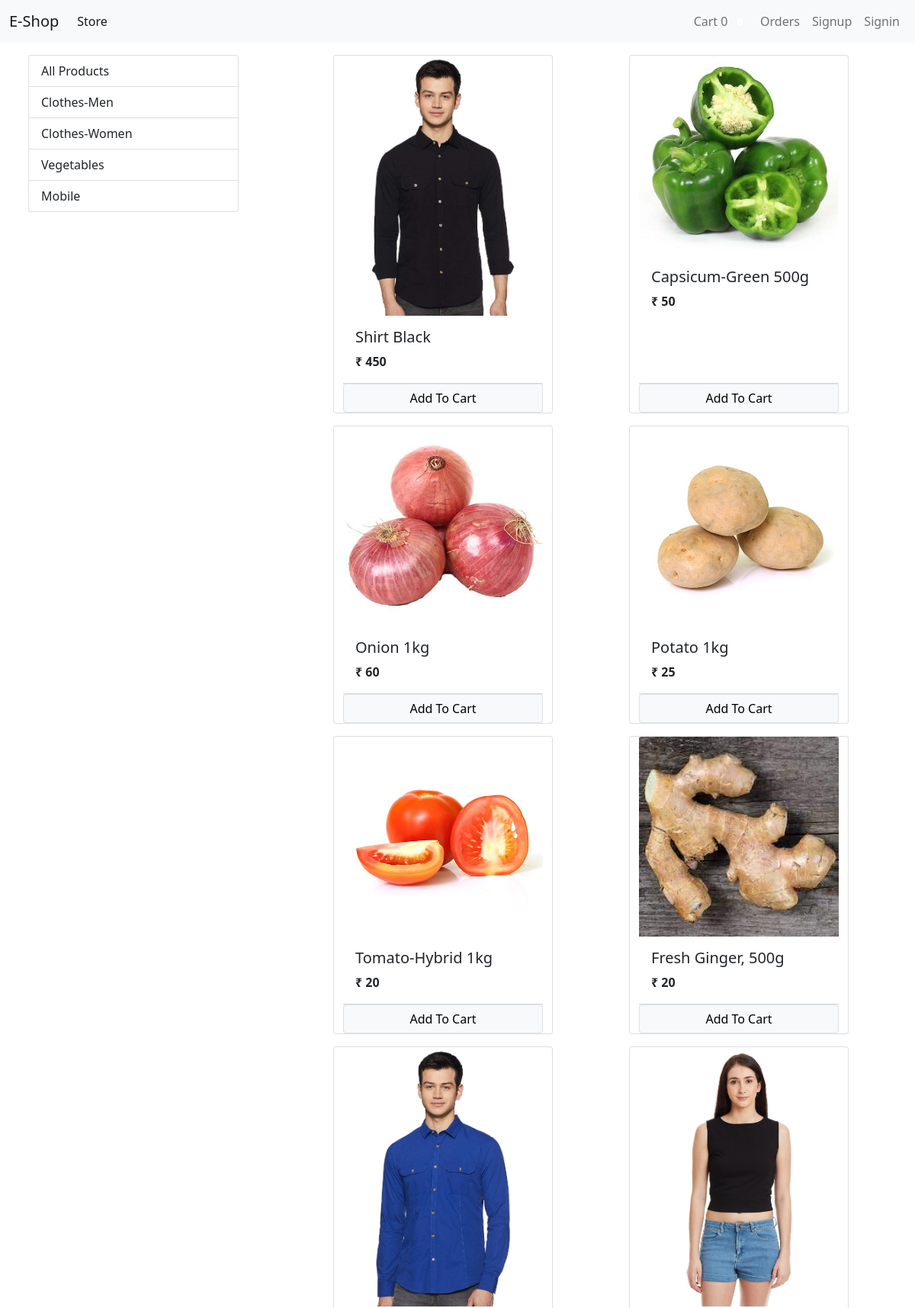
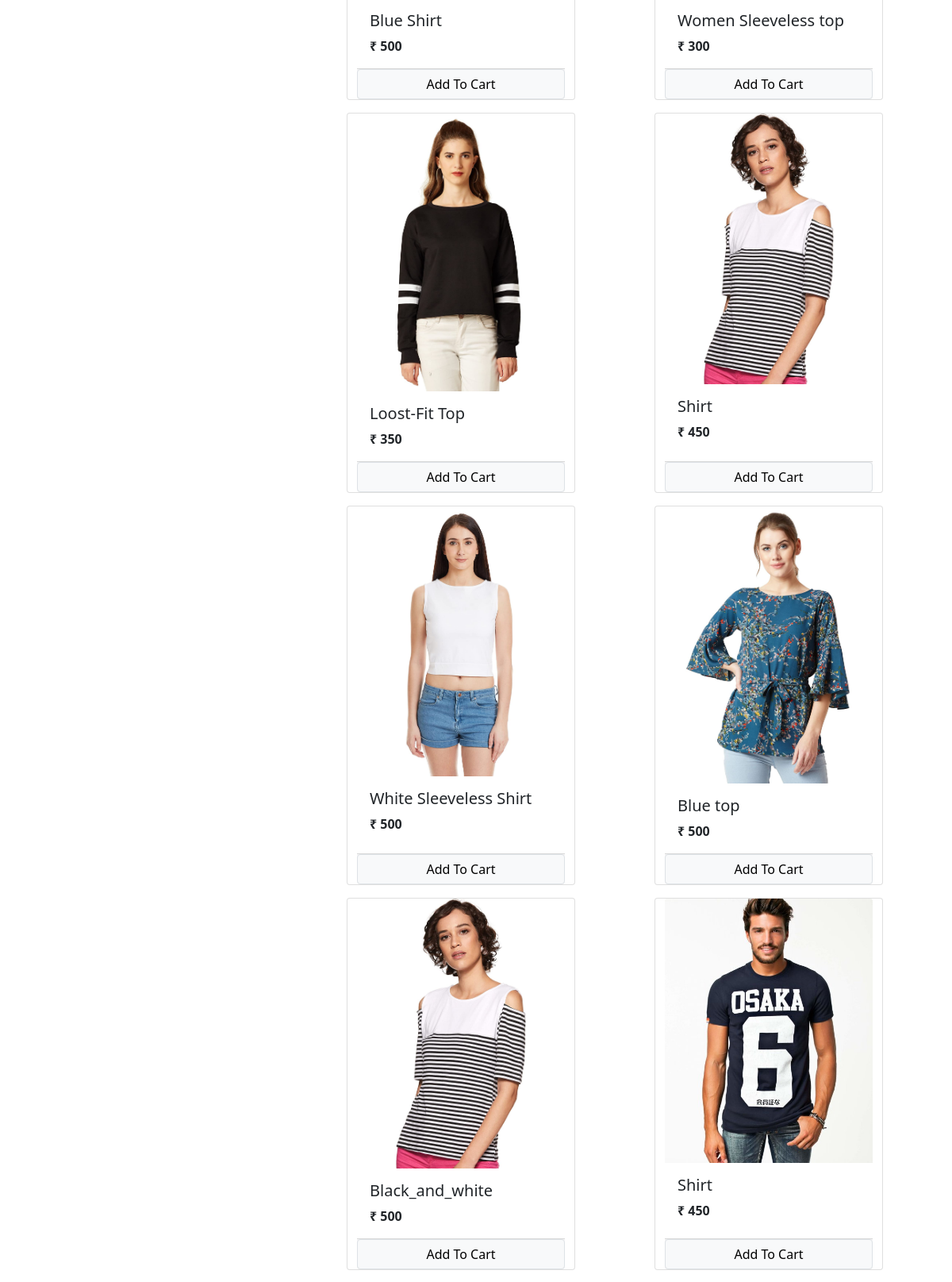
The page / (upper part) on the database its author committed (2 pictures, top to bottom).
### store/models/category.py (models this page shows)
class Category(models.Model):
    name=models.CharField(max_length=20)
    @staticmethod
    def get_all_categories():
        return Category.objects.all()
    def __str__(self):
        return self.name

### store/models/product.py (models this page shows, shortened)
class Product(models.Model):
    name=models.CharField(max_length=50)
    price=models.IntegerField(default=0)
    category=models.ForeignKey(Category,on_delete=models.CASCADE,default=1)
    description=models.CharField(max_length=200,default=' ')
    image=models.ImageField(upload_to='products/')
    @staticmethod
    def get_all_products():
        return Product.objects.all()

### store/views/home.py (the view, shortened to what this page needs)
# urls.py: path('', home.Index.as_view(),name='homepage'),
class Index(View):
    def get(self,request):
        cart=request.session.get('cart')
        if not cart:
            request.session.cart={}
        products=None
        categories=Category.get_all_categories()
        categoryId=request.GET.get('category')
        if categoryId is not None:
            products=Product.get_all_products_by_id(categoryId)
        else:
            products=Product.get_all_products()
        data={}
        data['products']=products
        data['categories']=categories
        return render(request,'index.html',data)

### store/templatetags/cart.py (called while the page is built)
@register.filter(name='is_in_cart')
def is_in_cart(product,cart):
    keys=cart.keys()
    for id in keys:
        if int(id)==product.id:
            return True
    return False

### store/templatetags/custom_filter.py (called while the page is built)
@register.filter(name='currency')
def currency(number):
    return "₹ "+str(number)

### store/templates/index.html (shortened to what this page needs)
{% extends 'base.html' %}
{% block content %}
     {% load cart %}
     {% load custom_filter %}
    <div class="container-fluid mt-3">
      <div class="row">
        <div class="col-lg-3 mx-auto">
          <div class="list-group">
            <a href="/" class="list-group-item list-group-item-action"> All Products </a>
            {% for category in categories %}
            <a href="/?category={{category.id}}" class="list-group-item list-group-item-action">{{category}}</a>
            {% endfor %}
          </div>
        </div>
        <div id='products' class="col-lg-8 mx-auto">
          <div class="row mx-auto">
          {% for product in products %}
            <div class="card mx-auto mb-3" id="{{product.id}}" style="width: 18rem;">
              <img  class="card-img-top" src="{{product.image.url}}" alt="...">
              <div class="card-body">
                <h5 class="card-title">{{product.name}}</h5>
                <p class="card-text"><b>{{product.price|currency}}</b></p>
              </div>
               <div class="card-footer  p-0">
                {% if not product|is_in_cart:request.session.cart %}
              <form action="/#{{product.id}}" method='POST' class="btn-block">
                <input type="submit" class=" float-right btn btn-light border form-control" value="Add To Cart">
              </form>
              {% endif %}
            </div>
            </div>
          {% endfor %}
        </div>
        </div>
      </div>
    </div>
{% endblock %}

### rows shown on the page
Category: name "Clothes-Men"
Category: name "Clothes-Women"
Category: name "Vegetables"
Category: name "Mobile"
Product: {{ product.id }} 1 (drawn), image (picture), name "Shirt Black", price "₹ 450"
Product: image (picture), name "Capsicum-Green 500g", price "₹ 50"
Product: image (picture), name "Onion 1kg", price "₹ 60"
Product: image (picture), name "Potato 1kg", price "₹ 25"
Product: image (picture), name "Tomato-Hybrid 1kg", price "₹ 20"
Product: image (picture), name "Fresh Ginger, 500g", price "₹ 20"
Product: image (picture), name "Blue Shirt", price "₹ 500"
Product: image (picture), name "Women Sleeveless top", price "₹ 300"
Product: image (picture), name "Loost-Fit Top", price "₹ 350"
Product: image (picture), name "Shirt", price "₹ 450"
Product: image (picture), name "White Sleeveless Shirt", price "₹ 500"
Product: image (picture), name "Blue top", price "₹ 500"
Product: image (picture), name "Black_and_white", price "₹ 500"
Product: image (picture), name "Shirt", price "₹ 450"

### other values the page prints
{{ request.session.cart.keys|length }} "0"
